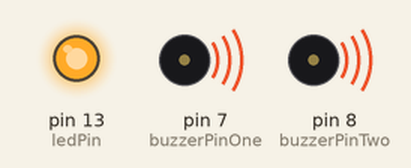
The sketch below on a simulated Arduino Uno, built with avr-gcc and run on an emulated ATmega328P. Shown: output pins drawn as LEDs (lit = HIGH), buzzer (waves = sounding, pin HIGH).

Above: at 0.5 s.
At 3.5 s:
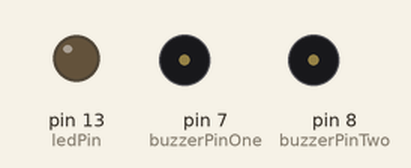
Timing chart, 0 to 4.6 s (numbered marks = the images above):
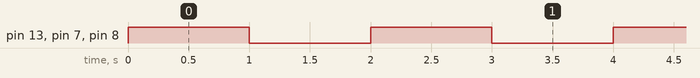

Measured:
- by itself, pin 13 (ledPin), pin 7 (buzzerPinOne), pin 8 (buzzerPinTwo): alternates HIGH for 1.0 s and LOW for 1.0 s

The sketch:

TwoBuzzerLED.ino
```cpp
int buzzerPinOne = 7;
int buzzerPinTwo = 8;
int ledPin = 13;

void setup() {
  // put your setup code here, to run once:
  pinMode(buzzerPinOne, OUTPUT);
  pinMode(buzzerPinTwo, OUTPUT);
  pinMode(ledPin, OUTPUT);
}

void loop() {
  // put your main code here, to run repeatedly:
  digitalWrite(buzzerPinOne, HIGH);
  digitalWrite(buzzerPinTwo, HIGH);
  digitalWrite(ledPin, HIGH);

  delay(1000);

  digitalWrite(buzzerPinOne, LOW);
  digitalWrite(buzzerPinTwo, LOW);
  digitalWrite(ledPin, LOW);

  delay(1000);
}
```
